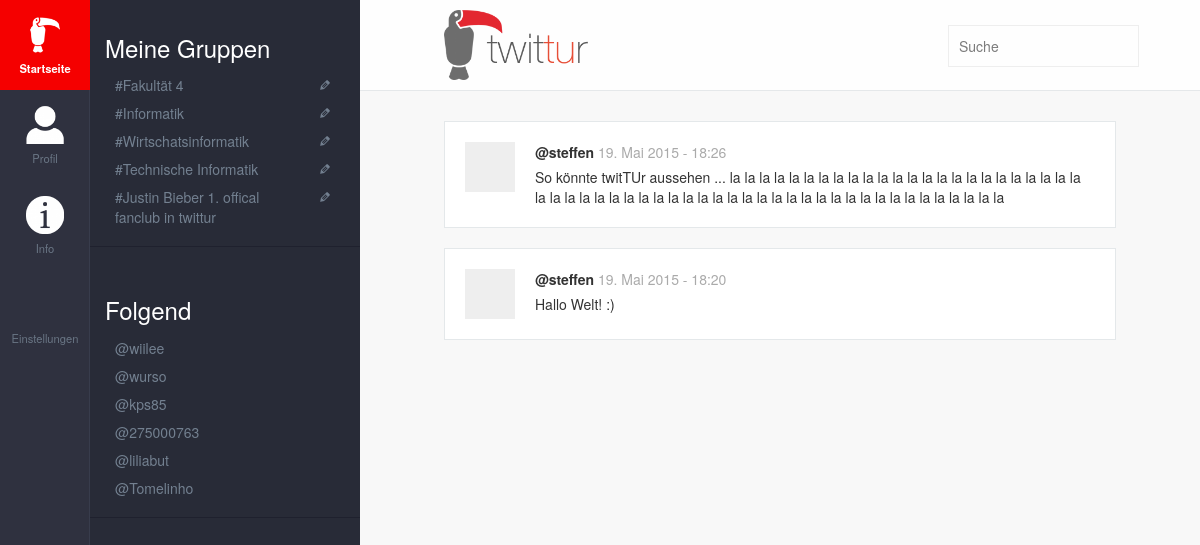
The app's page /twittur/ with its own data.
### twittur/models.py (models this page shows, shortened)
class Group(models.Model):
    name = models.CharField( max_length = 50 )
    description = models.CharField( max_length = 256 )
    picture = models.ImageField( upload_to = 'picture/', blank=True, default='picture/defaultG.gif')
    date = models.DateTimeField( 'date published' )
    superGroup = models.ForeignKey( 'self',  blank = True, null = True )

class User(models.Model):
    name = models.CharField( max_length = 200 )
    nickname = models.CharField( max_length = 200 )
    email = models.EmailField( max_length = 200 )
    password = models.CharField( max_length = 200 )
    lastSeen = models.DateTimeField( 'last seen' )
    studentNumber = models.IntegerField(default=0)
    academicDiscipline = models.CharField( max_length = 200 )
    picture = models.ImageField( upload_to = 'picture/', blank=True, height_field = None, width_field = None, default='picture/default.gif')

### twittur/views.py (the view)
def index(request):
	user_list = User.objects.all()
	message_list = Message.objects.select_related('user')
	group_list = Group.objects.all()
	context = { 'active_page' : 'index', 'user_list': user_list , 'group_list': group_list, 'nav': Nav.nav }
	return render(request, 'index.html', context)

### twittur/templates/index.html
{% extends 'base.html' %}
{% block list %}
	{% if group_list %}
	<ul class="groups">
		<h3>Meine Gruppen</h3>
		{% for group in group_list %}
		<li class="{% if false %}active{% endif %}">
			<a class="ullink" href="#">#{{ group.name }}</a>
			<a class="dashicons dashicons-edit" href="#"></a>
		</li>
		{% endfor %}
	</ul>
	{% endif %}
	{% if user_list %}
	<ul class="following">
		<h3>Folgend</h3>
		 {% for user in user_list %}
		<li><a class="ullink" href="#">@{{ user.nickname }}</a></li>
		{% endfor %}
	</ul>
	{% endif %}
{% endblock %}
{% block nav %}
{% include 'layout/nav.html' %}
{% endblock %}
{% block content %}
		<div class="post">
			<div class="icon"></div>
			<div class="postContent">
				<div class="postMeta">
					<div class="postAuthor">@steffen</div>
					<div class="postTime">19. Mai 2015 - 18:26</div>
				</div>
				<div class="postText">
					So k&ouml;nnte twitTUr aussehen ... la la la la la la la la la la la la la la la la la la la la la la la la la la la la la la la la la la la la la la la la la la la la la la la la la la la la la la la la
				</div>
			</div>
		</div>
		<div class="post">
			<div class="icon"></div>
			<div class="postContent">
				<div class="postMeta">
					<div class="postAuthor">@steffen</div>
					<div class="postTime">19. Mai 2015 - 18:20</div>
				</div>
				<div class="postText">
					Hallo Welt! :)
				</div>
			</div>
		</div>
{% endblock %}

### twittur/static/css/main.css (style rules this page uses)
#list ul { border-color: #1F212E !important; }
#list ul a { color: #738090; }
#main, html { background: #F8F8F8; }
.post { border: 1px solid #E4E8EA; background: #fff; }
.post .postTime { color: #aaa; }
body { font-family: 'Source Sans Pro', sans-serif; color: #333; font-size: 1em; }
* { margin: 0; padding: 0; list-style-type: none; }
a { text-decoration: none; }
#list ul { display: block; margin-bottom: 15px; padding: 15px; border-bottom: 1px solid transparent; }
#list ul h3 { font-weight: inherit; margin-bottom: 10px; }
#list ul li { display: block; padding: 4px 10px; border-radius: 5px; }
#list ul li a { display: inline-block; }
#list ul li a.ullink { width: 80%; }
#list ul li a.dashicons { float: right; }
.post { padding: 20px; margin-bottom: 20px; }
.post .icon { background: #eee; width: 50px; height: 50px; display: block; float: left; }
.post .postContent { margin-left: 70px; width: auto; }
.post .postMeta div { display: inline-block; }
.post .postAuthor { font-weight: bold; }
.post .postText { margin-top: 5px; }
.post:after { content: ""; display: table; clear: both; }

### records on screen
Group: name "Fakultät 4"
Group: name "Informatik"
Group: name "Wirtschatsinformatik"
Group: name "Technische Informatik"
Group: name "Justin Bieber 1. offical fanclub in twittur"
User: nickname "wiilee"
User: nickname "wurso"
User: nickname "kps85"
User: nickname "275000763"
User: nickname "liliabut"
User: nickname "Tomelinho"

### other values on screen
{{ i.title }} "Startseite" "Profil" "Info" "Einstellungen"
